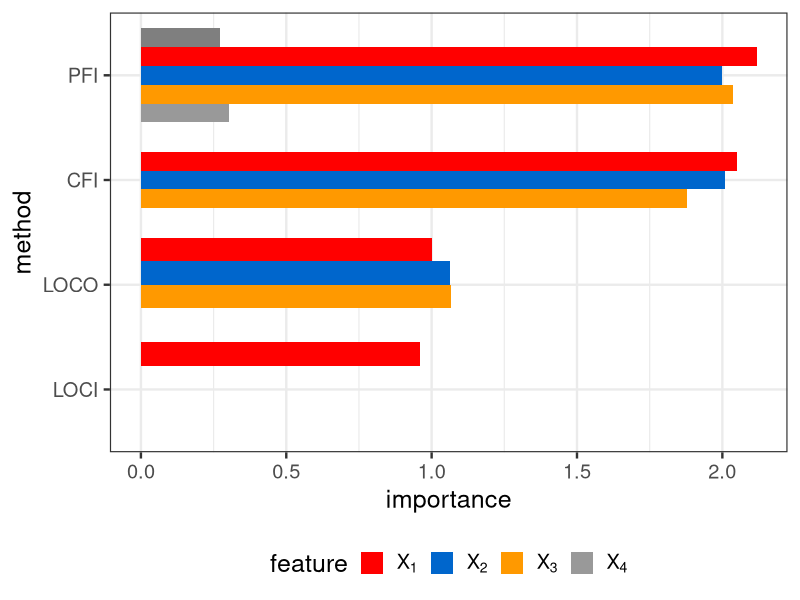
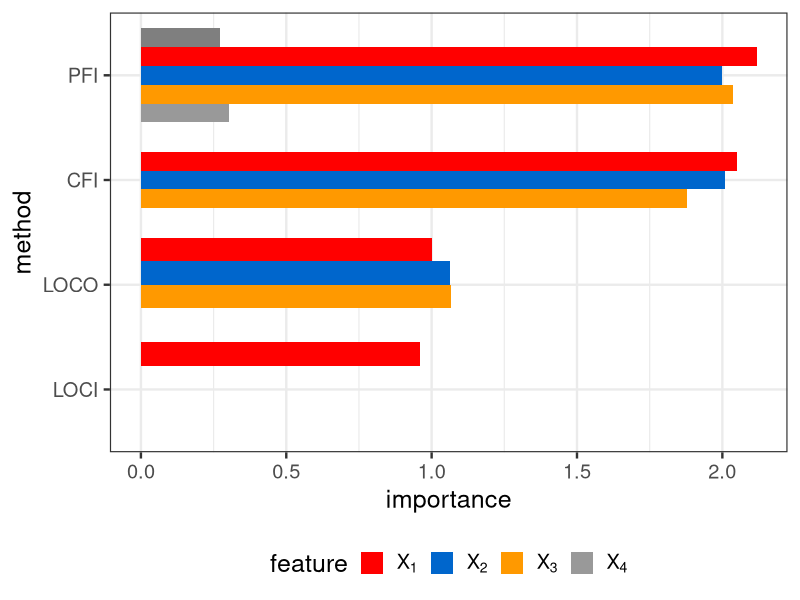

R code for these plots, in order:
library(ggplot2)
theme_set(theme_bw(base_size = 18))
color_vector = c("red", "#0066CC", "#FF9900", "#999999", "#9900FF", "#99CCFF")


# load datasets
df_pfi_cfi = read.csv("./simulations/data/sim2_df_res_pfi_cfi.csv")
df_loco_loci = read.csv("./simulations/data/sim2_df_res_loco_loci.csv")


df = rbind(df_pfi_cfi, df_loco_loci)
df$feature = as.factor(df$feature)
df$i = length(df$feature):1


# Plot
sim2 = ggplot(data = df, aes(y = reorder(type, i),  x = importance, fill = reorder(feature, i))) +
  geom_col(position = position_dodge()) +
  labs(y = "method",
       fill = "feature") + 
  scale_fill_manual(values = color_vector, breaks = c("x1", "x2", "x3", "x4"), 
                    labels = c(expression(X[1]), expression(X[2]), expression(X[3]), expression(X[4]))) +
  theme(legend.position = "bottom")

sim2

# Save plot
ggsave(filename = "./simulations/plots/sim2.pdf")